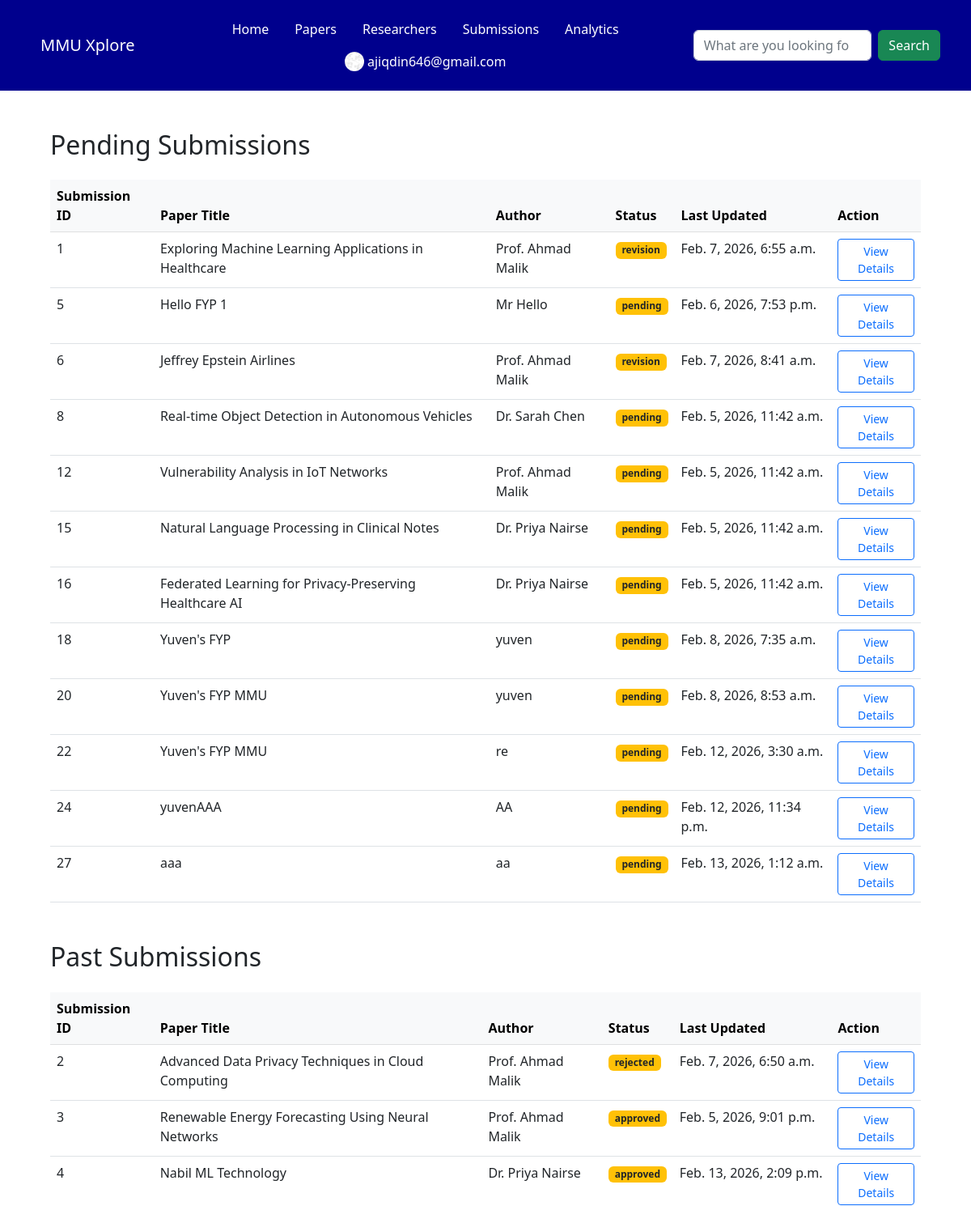
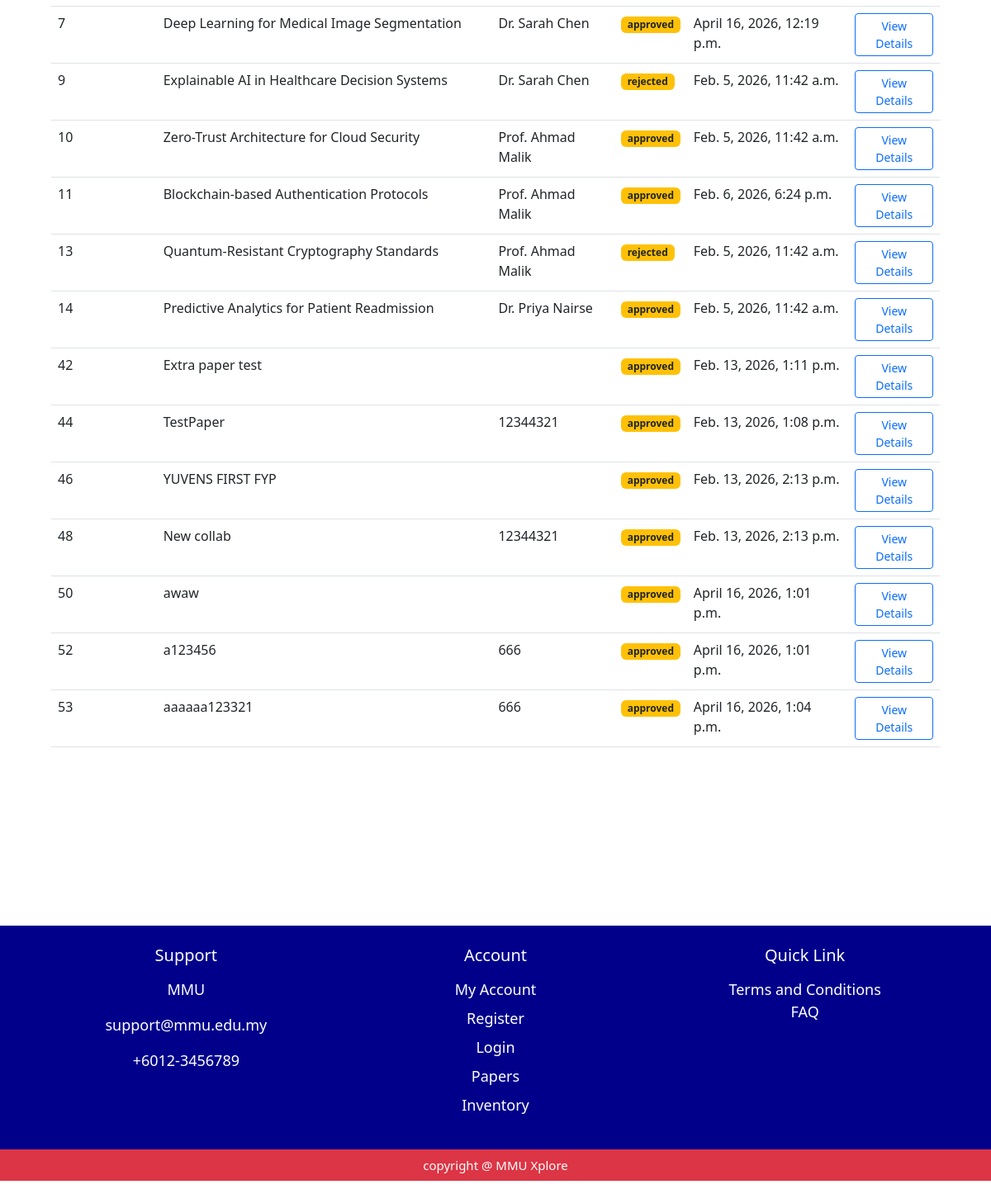
The app's page /coordinator/submissions/ (signed in) with its own data (2 pictures, top to bottom).
### myapp/models.py (models this page shows, shortened)
class User(models.Model):
     user_id = models.AutoField(primary_key=True)
     fullname = models.CharField(max_length=150 , default='unknown' , blank=True)
     university_id = models.CharField(max_length=50, unique=True , default='0000')
     email = models.EmailField(unique=True , default='unknown@example.com')
     password = models.CharField(max_length=250 , default='password')
     role = models.CharField(max_length=50, default='student')
     avatar = models.FileField(upload_to='profile/', blank=True, null=True)
     date_joined = models.DateTimeField(auto_now_add=True )

class Submissions(models.Model):
     submission_id = models.AutoField(primary_key=True)
     paper_id = models.ForeignKey(ResearchPaper, on_delete=models.CASCADE)
     submitted_at = models.DateTimeField(auto_now_add=True)
     status = models.CharField(max_length=50, default='under review')

class ResearchPaper(models.Model):
    PAPER_STATUS_CHOICES = [
        ('pending', 'Pending'),
        ('approved', 'Approved'),
        ('rejected', 'Rejected'),
        ('revision', 'Revision'),
    ]
    paper_id = models.AutoField(primary_key=True)
    researcher_id = models.ForeignKey(Researcher, on_delete=models.CASCADE , null=True, blank=True)
    prog_coor_id = models.ForeignKey(ProgrammeCoordinator, on_delete=models.SET_NULL, null=True, blank=True)
    paper_title = models.CharField(max_length=250)
    paper_category = models.CharField(max_length=100)
    paper_desc = models.TextField()
    paper_doi = models.CharField(max_length=100, blank=True, verbose_name="DOI")
    paper_pdf = models.FileField(upload_to='research_papers/')
    paper_status = models.CharField(max_length=20, choices=PAPER_STATUS_CHOICES, default='Pending')
    paper_coauthor = models.ManyToManyField(User, related_name='coauthored_papers', blank=True)
    total_bookmarked = models.IntegerField(default=0)
    total_likes = models.IntegerField(default=0)
    student_id = models.ForeignKey(Student, on_delete=models.SET_NULL, null=True, blank=True)
    published_date = models.DateField(null=True, blank=True)
    last_updated = models.DateTimeField(auto_now=True)

class Researcher(models.Model):
     researcher_id = models.AutoField(primary_key=True)
     user_id = models.ForeignKey(User, on_delete=models.CASCADE)
     bio_description = models.TextField(blank=True)
     OCRID = models.CharField(max_length=50, blank=True)
     google_scholar_id = models.CharField(max_length=50, blank=True)
     publications = models.TextField(blank=True)

class Student(models.Model):
    student_id = models.AutoField(primary_key=True)
    user_id = models.ForeignKey(User, on_delete=models.CASCADE)
    program_of_studies = models.CharField(max_length=150, null=True, blank=True)
    year_of_studies = models.CharField(max_length=20, null=True, blank=True)

### myapp/views.py (the view)
# urls.py: path('coordinator/submissions/', views.submissions, name='coordinator_submissions'),
def submissions(request):
    user_id = request.session.get('user_id')
    user_id = request.session.get('user_id')
    user_name = request.session.get('user_name')
    coordinator = ProgrammeCoordinator.objects.filter(user_id__user_id=user_id).first()
    latest_submission_id = Submissions.objects.filter(
        paper_id=OuterRef('paper_id')
    ).order_by('-submission_id').values('submission_id')[:1]
    submission = Submissions.objects.filter(
        status__in=['pending', 'revision'],
        submission_id=Subquery(latest_submission_id)
    ).select_related('paper_id')
    pastSubmission = Submissions.objects.filter(
        status__in=['approved', 'rejected'],
        submission_id=Subquery(latest_submission_id)
    ).select_related('paper_id')
    context = {
        'coordinator': coordinator,
        'submissions': submission,
        'pastSubmissions': pastSubmission,
        'user_name': user_name
    }
    return render(request, 'coordinator/submissions.html', context)

### myapp/templates/coordinator/submissions.html (shortened to what this page needs)
<!DOCTYPE html>
<html lang="en">
<head>
    <link href="https://cdn.jsdelivr.net/npm/bootstrap@5.2.3/dist/css/bootstrap.min.css" rel="stylesheet">
</head>
<body>
{% include 'components/coordinator_navbar.html' %}
<div class = "page-wrapper">
    <div class="container mt-5">
        <h2 class="mb-4">Pending Submissions</h2>
        <table class="table table-hover mt-4">
        <thead class="table-light">
            <tr>
                <th>Submission ID</th> <th>Paper Title</th> <th>Author</th>
                <th>Status</th>        <th>Last Updated</th>  <th>Action</th>
            </tr>
        </thead>
            <tbody>
            {% for submission in submissions %}
            <tr>
                <td>{{ submission.submission_id }}</td>
                <td>{{ submission.paper_id.paper_title }}</td>
                {% if submission.paper_id.researcher_id %}
                <td class="mb-1"> {{ submission.paper_id.researcher_id.user_id.fullname }}</td>
                {% elif submission.paper_id.student_id %}
                <td class="mb-1"> {{ submission.paper_id.student_id.user_id.fullname }}</td>
                {% endif %}
                <td>
                    <span class="badge bg-warning text-dark">{{ submission.status }}</span>
                </td>
                <td>{{ submission.paper_id.last_updated }}</td>
                <td>
                    <a href="{% url 'submission_detail' submission.submission_id %}" class="btn btn-sm btn-outline-primary">
                        View Details
                    </a>
                </td>
            </tr>
            {% empty %}
            <tr>
                <td colspan="5" class="text-center py-4">No pending submissions found.</td>
            </tr>
            {% endfor %}
        </tbody>
        </table>
    </div>
    <div class="container mt-5">
        <h2 class="mb-4">Past Submissions</h2>
        <table class="table table-hover mt-4">
            <thead class="table-light">
                <tr>
                    <th>Submission ID</th> <th>Paper Title</th> <th>Author</th>
                    <th>Status</th>        <th>Last Updated</th>  <th>Action</th>
                </tr>
            </thead>
            <tbody>
            {% for submission in pastSubmissions %}
            <tr>
                <td>{{ submission.submission_id }}</td>
                <td>{{ submission.paper_id.paper_title }}</td>
                <td class="mb-1">{{ submission.paper_id.researcher_id.user_id.fullname }}</td>
                <td>
                    <span class="badge bg-warning text-dark">{{ submission.status }}</span>
                </td>
                <td>{{ submission.paper_id.last_updated }}</td>
                <td>
                    <a href="{% url 'submission_detail' submission.submission_id %}" class="btn btn-sm btn-outline-primary">
                        View Details
                    </a>
                </td>
            </tr>
            {% empty %}
            <tr>
                <td colspan="5" class="text-center py-4">No past submissions found.</td>
            </tr>
            {% endfor %}
        </tbody>
        </table>
    </div>
    </div>
 {% include 'components/footer.html' %}
</body>
</html>

### myapp/templates/components/coordinator_navbar.html (shortened to what this page needs)
<link rel="stylesheet" href="https://cdn.jsdelivr.net/npm/bootstrap-icons@1.11.1/font/bootstrap-icons.css">
<nav class="navbar navbar-expand-lg" style="background-color: rgb(0, 0, 141);">
    <div class="container p-2" >
    <nav class="navbar " style="background-color: rgb(0, 0, 141);" >
  <div class="container-fluid">
    <a class="navbar-brand text-white"  href="#">MMU Xplore</a>
  </div>
</nav>
  <ul class="nav justify-content-center">
  <li class="nav-item">
    <a class="nav-link text-white" href="{% url 'coordinator_home' coordinator.user_id.user_id %}">Home</a>
  </li>
  <li class="nav-item">
    <a class="nav-link text-white" href="{% url 'researchpaper' %}">Papers</a>
  </li>
   <li class="nav-item">
    <a class="nav-link text-white" href="{%url 'researcher_directory'%}">Researchers</a>
  </li>
    <li class="nav-item">
    <a class="nav-link text-white" href="{% url 'coordinator_submissions' %}">Submissions</a>
  </li>
    <li class="nav-item">
    <a class="nav-link text-white" href="{%url 'analytics_page'%}">Analytics</a>
  </li>
  <li class="nav-item">
{% if user_name != 'Guest' %}
  <a class="nav-link text-white d-flex align-items-center" data-bs-toggle="modal" data-bs-target="#staticBackdrop" href="#">
    {% if user and user.avatar %}
      <img src="{{ user.avatar.url }}" alt="Avatar" class="rounded-circle me-1" style="width: 24px; height: 24px; object-fit: cover;">
    {% else %}
      <i class="bi bi-person-circle me-1"></i>
    {% endif %}
    {{ user_name }}
  </a>
{% else %}
  <a class="nav-link text-white" href="/signup">Sign Up</a>
{% endif %}
  </li>
</ul>
  <form class="d-flex" role="search">
      <input class="form-control me-2" type="search" placeholder="What are you looking for?" aria-label="Search">
      <button class="btn btn-success" type="submit">Search</button>
    </form>
</div>
</nav>

### myapp/templates/coordinator/submissions.html (style rules this page uses)
.page-wrapper { background-color: #ffffff; max-width: 1100px; margin: 0 auto; min-height: 100vh; padding-bottom: 200px; }

### records on screen
User: avatar (picture)
Submissions: submission_id "1", paper_id.paper_title "Exploring Machine Learning Applications in Healthcare", paper_id.researcher_id.user_id.fullname "Prof. Ahmad Malik", status "revision", paper_id.last_updated "Feb. 7, 2026, 6:55 a.m."
Submissions: submission_id "5", paper_id.paper_title "Hello FYP 1", paper_id.student_id.user_id.fullname "Mr Hello", status "pending", paper_id.last_updated "Feb. 6, 2026, 7:53 p.m."
Submissions: submission_id "6", paper_id.paper_title "Jeffrey Epstein Airlines", paper_id.researcher_id.user_id.fullname "Prof. Ahmad Malik", status "revision", paper_id.last_updated "Feb. 7, 2026, 8:41 a.m."
Submissions: submission_id "8", paper_id.paper_title "Real-time Object Detection in Autonomous Vehicles", paper_id.researcher_id.user_id.fullname "Dr. Sarah Chen", status "pending", paper_id.last_updated "Feb. 5, 2026, 11:42 a.m."
Submissions: submission_id "12", paper_id.paper_title "Vulnerability Analysis in IoT Networks", paper_id.researcher_id.user_id.fullname "Prof. Ahmad Malik", status "pending", paper_id.last_updated "Feb. 5, 2026, 11:42 a.m."
Submissions: submission_id "15", paper_id.paper_title "Natural Language Processing in Clinical Notes", paper_id.researcher_id.user_id.fullname "Dr. Priya Nairse", status "pending", paper_id.last_updated "Feb. 5, 2026, 11:42 a.m."
Submissions: submission_id "16", paper_id.paper_title "Federated Learning for Privacy-Preserving Healthcare AI", paper_id.researcher_id.user_id.fullname "Dr. Priya Nairse", status "pending", paper_id.last_updated "Feb. 5, 2026, 11:42 a.m."
Submissions: submission_id "18", paper_id.paper_title "Yuven's FYP", paper_id.student_id.user_id.fullname "yuven", status "pending", paper_id.last_updated "Feb. 8, 2026, 7:35 a.m."
Submissions: submission_id "20", paper_id.paper_title "Yuven's FYP MMU", paper_id.student_id.user_id.fullname "yuven", status "pending", paper_id.last_updated "Feb. 8, 2026, 8:53 a.m."
Submissions: submission_id "22", paper_id.paper_title "Yuven's FYP MMU", paper_id.student_id.user_id.fullname "re", status "pending", paper_id.last_updated "Feb. 12, 2026, 3:30 a.m."
Submissions: submission_id "24", paper_id.paper_title "yuvenAAA", paper_id.student_id.user_id.fullname "AA", status "pending", paper_id.last_updated "Feb. 12, 2026, 11:34 p.m."
Submissions: submission_id "27", paper_id.paper_title "aaa", paper_id.student_id.user_id.fullname "aa", status "pending", paper_id.last_updated "Feb. 13, 2026, 1:12 a.m."
Submissions: submission_id "2", paper_id.paper_title "Advanced Data Privacy Techniques in Cloud Computing", paper_id.researcher_id.user_id.fullname "Prof. Ahmad Malik", status "rejected", paper_id.last_updated "Feb. 7, 2026, 6:50 a.m."
Submissions: submission_id "3", paper_id.paper_title "Renewable Energy Forecasting Using Neural Networks", paper_id.researcher_id.user_id.fullname "Prof. Ahmad Malik", status "approved", paper_id.last_updated "Feb. 5, 2026, 9:01 p.m."
Submissions: submission_id "4", paper_id.paper_title "Nabil ML Technology", paper_id.researcher_id.user_id.fullname "Dr. Priya Nairse", status "approved", paper_id.last_updated "Feb. 13, 2026, 2:09 p.m."
Submissions: submission_id "7", paper_id.paper_title "Deep Learning for Medical Image Segmentation", paper_id.researcher_id.user_id.fullname "Dr. Sarah Chen", status "approved", paper_id.last_updated "April 16, 2026, 12:19 p.m."
Submissions: submission_id "9", paper_id.paper_title "Explainable AI in Healthcare Decision Systems", paper_id.researcher_id.user_id.fullname "Dr. Sarah Chen", status "rejected", paper_id.last_updated "Feb. 5, 2026, 11:42 a.m."
Submissions: submission_id "10", paper_id.paper_title "Zero-Trust Architecture for Cloud Security", paper_id.researcher_id.user_id.fullname "Prof. Ahmad Malik", status "approved", paper_id.last_updated "Feb. 5, 2026, 11:42 a.m."
Submissions: submission_id "11", paper_id.paper_title "Blockchain-based Authentication Protocols", paper_id.researcher_id.user_id.fullname "Prof. Ahmad Malik", status "approved", paper_id.last_updated "Feb. 6, 2026, 6:24 p.m."
Submissions: submission_id "13", paper_id.paper_title "Quantum-Resistant Cryptography Standards", paper_id.researcher_id.user_id.fullname "Prof. Ahmad Malik", status "rejected", paper_id.last_updated "Feb. 5, 2026, 11:42 a.m."
Submissions: submission_id "14", paper_id.paper_title "Predictive Analytics for Patient Readmission", paper_id.researcher_id.user_id.fullname "Dr. Priya Nairse", status "approved", paper_id.last_updated "Feb. 5, 2026, 11:42 a.m."
Submissions: submission_id "42", paper_id.paper_title "Extra paper test", status "approved", paper_id.last_updated "Feb. 13, 2026, 1:11 p.m."
Submissions: submission_id "44", paper_id.paper_title "TestPaper", paper_id.researcher_id.user_id.fullname "12344321", status "approved", paper_id.last_updated "Feb. 13, 2026, 1:08 p.m."
Submissions: submission_id "46", paper_id.paper_title "YUVENS FIRST FYP", status "approved", paper_id.last_updated "Feb. 13, 2026, 2:13 p.m."
Submissions: submission_id "48", paper_id.paper_title "New collab", paper_id.researcher_id.user_id.fullname "12344321", status "approved", paper_id.last_updated "Feb. 13, 2026, 2:13 p.m."
Submissions: submission_id "50", paper_id.paper_title "awaw", status "approved", paper_id.last_updated "April 16, 2026, 1:01 p.m."
Submissions: submission_id "52", paper_id.paper_title "a123456", paper_id.researcher_id.user_id.fullname "666", status "approved", paper_id.last_updated "April 16, 2026, 1:01 p.m."
Submissions: submission_id "53", paper_id.paper_title "aaaaaa123321", paper_id.researcher_id.user_id.fullname "666", status "approved", paper_id.last_updated "April 16, 2026, 1:04 p.m."

### other values on screen
{{ user_name }} "ajiqdin646@gmail.com"
